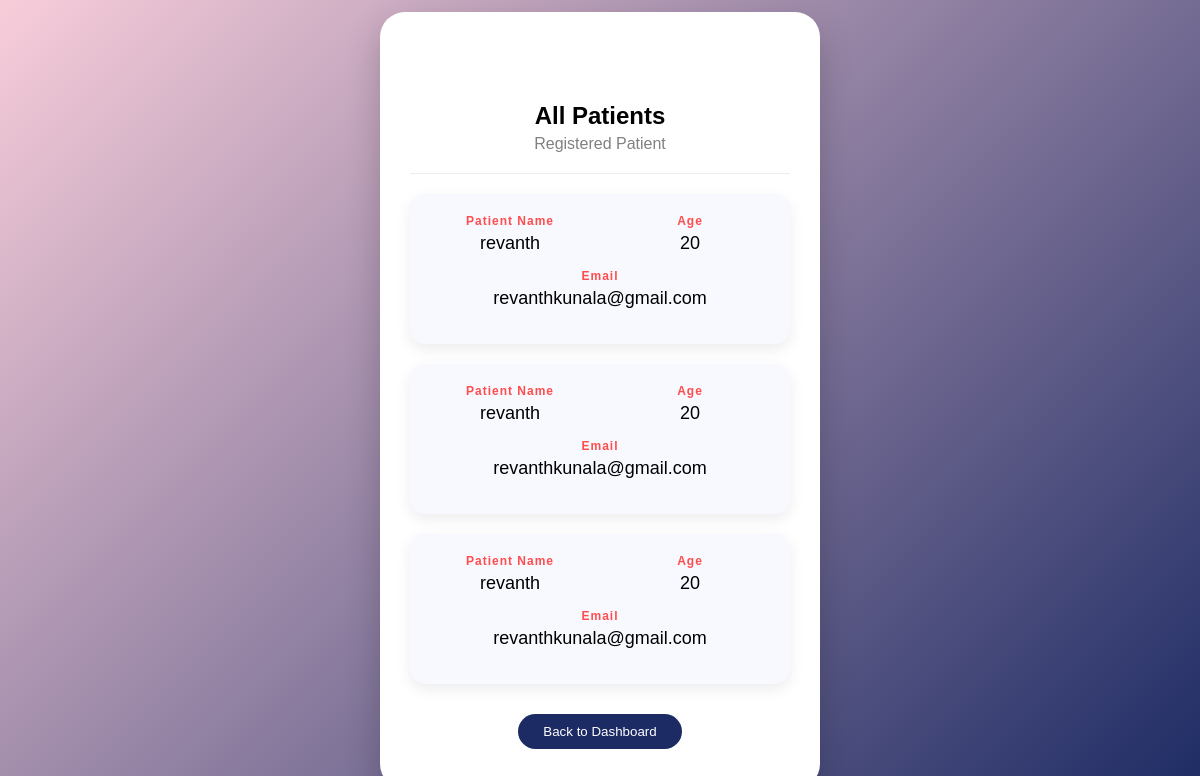
Page /Reception/all_patient/ on the committed database.
### accounts/models.py (models this page shows, shortened)
class patient(models.Model):
    patient_name = models.CharField(max_length=20)
    patient_age = models.CharField(max_length=5)
    patient_otp = models.CharField(max_length=10, blank=True, default='')
    patient_number = models.CharField(max_length=20)
    patient_email = models.EmailField(max_length=20)
    patient_password = models.CharField(max_length=20)
    patient_blood_group = models.CharField(max_length=20)
    patient_gender = models.CharField(max_length=10)
    patient_weight = models.IntegerField()
    patient_height = models.IntegerField()
    patient_image = models.ImageField(upload_to='patients/', null=True, blank=True)

### Reception/views.py (the view)
# urls.py: path('all_patient/', views.all_patient, name='all_patient'),  # Remove 'accounts/'
def all_patient(request):
    k = patient.objects.all()
    return render(request,'Reception/all_patients.html',{'q':k})

### Reception/templates/reception/all_patients.html (shortened to what this page needs)
<!DOCTYPE html>
<html>
<head>
</head>
<body>
<div class="profile-card">
    <h2>All Patients</h2>
    <div class="sub">Registered Patient</div>
    <hr>
<div class="appointments-container">
    {% for i in q %}
    <div class="appointment-card">
        <div class="row">
            <div class="box">
                <div class="label">Patient Name</div>
                <div class="value">{{ i.patient_name }}</div>
            </div>
            <div class="box">
                <div class="label">Age</div>
                <div class="value">{{ i.patient_age }}</div>
            </div>
        </div>
        <div class="row">
            <div class="box full">
                <div class="label">Email</div>
                <div class="value">{{ i.patient_email }}</div>
            </div>
        </div>
    </div>
    {% empty %}
        <p>No appointments found.</p>
    {% endfor %}
</div>
    <button class="back-btn"
        onclick="window.location.href='{% url 'reception_dashboard' %}'">
        Back to Dashboard
    </button>
</div>
</body>
</html>

### Reception/templates/reception/all_patients.html (style rules this page uses)
body { margin:0; height:100vh; display:flex; justify-content:center; align-items:center; font-family:Arial, sans-serif; background:linear-gradient(135deg,#f8cdda,#1d2b64); }
.profile-card { width:380px; background:white; border-radius:25px; text-align:center; padding:80px 30px 40px 30px; position:relative; box-shadow:0 15px 35px rgba(0,0,0,0.2); }
h2 { margin:10px 0 5px 0; }
.sub { color:gray; margin-bottom:20px; }
hr { border:none; border-top:1px solid #eee; margin:20px 0; }
.box { text-align:center; }
.label { font-size:12px; color:#ff4d4d; font-weight:bold; letter-spacing:1px; }
.value { font-size:18px; margin-top:5px; }
.back-btn { margin-top:30px; padding:10px 25px; border:none; border-radius:25px; background:#1d2b64; color:white; cursor:pointer; transition:0.3s; }
.appointments-container { margin-top:20px; display:flex; flex-direction:column; gap:20px; }
.appointment-card { background:#f8f9ff; padding:20px; border-radius:15px; box-shadow:0 5px 15px rgba(0,0,0,0.08); }
.row { display:grid; grid-template-columns:1fr 1fr; gap:20px; margin-bottom:15px; }
.full { grid-column:1 / span 2; }

### rows in the picture
patient: patient_name "revanth", patient_age "20", patient_email "revanthkunala@gmail.com"
patient: patient_name "revanth", patient_age "20", patient_email "revanthkunala@gmail.com"
patient: patient_name "revanth", patient_age "20", patient_email "revanthkunala@gmail.com"
